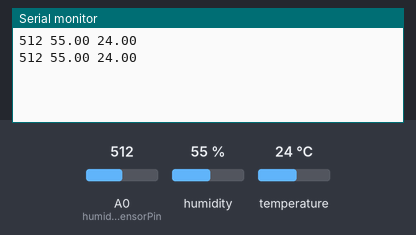
Bench run of a sketch on a simulated Arduino Uno, built with avr-gcc and run on an emulated ATmega328P. On the bench: the last lines printed to the serial monitor. Inputs (shaded band) come from the test bench; at power-on: humidity 55 %, A0 (humiditySensorPin) = 512, temperature 24 °C.

Above: at 8.8 s.
8.9 s: humidity set to 22 %
At 12.7 s:
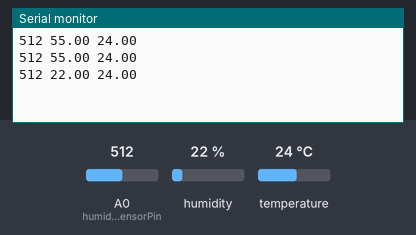
14.9 s: A0 (humiditySensorPin) set to 716
At 16.6 s:
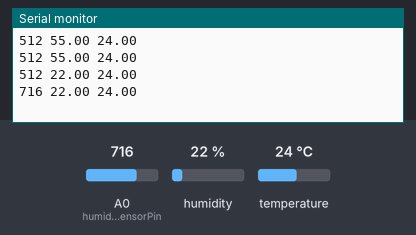
20.9 s: temperature set to 12 °C
At 24.5 s:
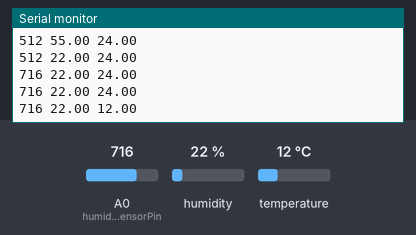
26.9 s: A0 (humiditySensorPin) set to 900
At 29.6 s:
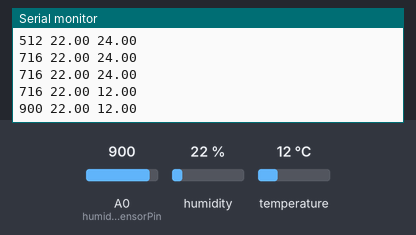
32.9 s: humidity set to 40 %
At 37.5 s:
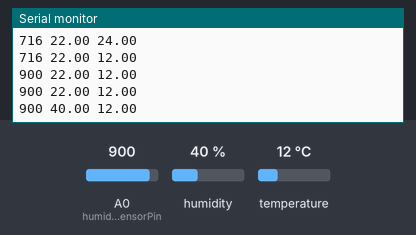
Timing chart, 0 to 39.0 s (numbered marks = the images above; inputs shaded):
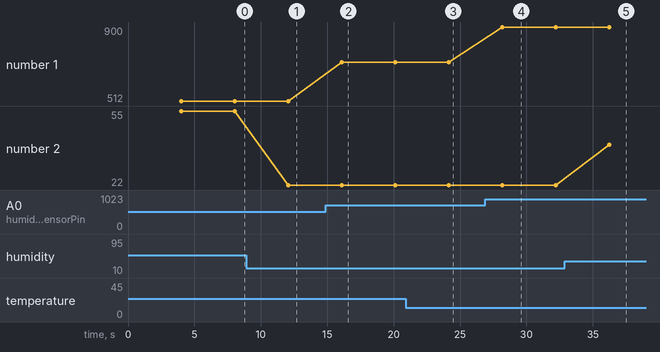

Measured:
- after the input at 8.9 s, the serial monitor: prints a new line after 3.2 s (image 1)
- after the input at 14.9 s, the serial monitor: prints a new line after 1.2 s (image 2)
- after the input at 20.9 s, the serial monitor: prints a new line after 3.2 s (image 3)
- after the input at 26.9 s, the serial monitor: prints a new line after 1.3 s (image 4)
- after the input at 32.9 s, the serial monitor: prints a new line after 3.3 s (image 5)
- plotted number 1: 512 → 716 after the input at 14.9 s, 716 → 900 after the input at 26.9 s
- plotted number 2: 55 → 22 after the input at 8.9 s, 22 → 40 after the input at 32.9 s

The sketch:

SmartPod.ino
```cpp
#include "DHT.h"
#define DHTPIN 2     // DHT sensor connected to digital pin 2
#define DHTTYPE DHT11   // DHT 11

DHT dht(DHTPIN, DHTTYPE);

const int humiditySensorPin= 0; //humidity sensor is connected to analog pin A0
void setup() {
Serial.begin(9600); //sets the baud rate for data transfer in bits/second
pinMode(humiditySensorPin, INPUT);
dht.begin();

}
void loop() {
delay(4000);

int liquid_level= analogRead(humiditySensorPin); //reads sensor value from analog humidity sensor
float h = dht.readHumidity(); // reads air humidity from the DHT sensor
float t = dht.readTemperature(); // reads temperature from the DHT sensor

Serial.print(liquid_level);
Serial.print(F(" "));
Serial.print(h);
Serial.print(F(" "));
Serial.println(t);

}
```
